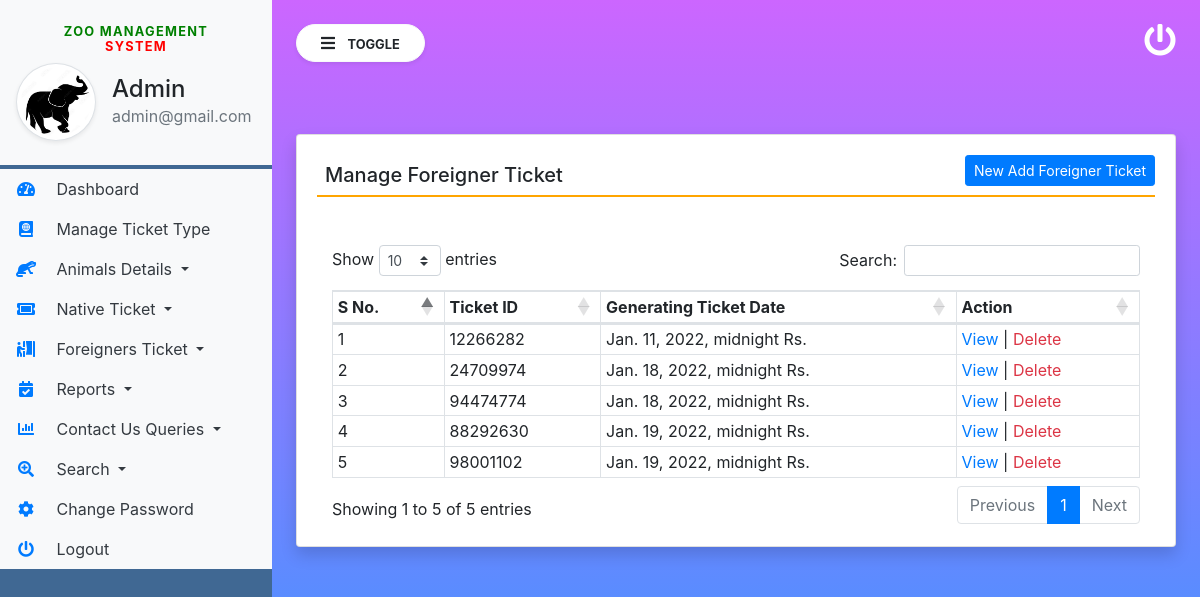
Page /manage_ForTicket (signed in) on the committed database.
### zoo/models.py (models this page shows, shortened)
class Ticforeigner(models.Model):
    TicketID = models.CharField(max_length=100, null=True)
    NoAdult = models.CharField(max_length=50, null=True)
    NoChildren = models.CharField(max_length=50, null=True)
    AdultUnitprice = models.CharField(max_length=100, null=True)
    ChildUnitprice = models.CharField(max_length=100, null=True)
    PostingDate = models.DateTimeField(null=True)

### zoo/views.py (the view)
# urls.py: path('manage_ForTicket', manage_ForTicket, name='manage_ForTicket'),
def manage_ForTicket(request):
    if not request.user.is_authenticated:
        return redirect('admin_login')
    ticketforeig = Ticforeigner.objects.all()
    return render(request, 'manage_ForTicket.html', locals())

### zoo/templates/manage_ForTicket.html
{% extends 'admin_base.html' %}
{% block main  %}
<div class="card shadow mt-5">
    <div class="card-body">
        <a href="{% url 'add_ForTicket' %}" class="btn btn-primary float-right btn-sm">New Add Foreigner Ticket</a>
        <h5 class="p-2" style="border-bottom: 2px solid orange;">Manage Foreigner Ticket</h5>
        <div class="container-fluid mt-5">
            <table class="table table-bordered table-sm" id="example">
                <thead>
                <tr>
                    <th>S No.</th>
                    <th>Ticket ID</th>
                    <th>Generating Ticket Date</th>
                    <th>Action</th>
                </tr>
                </thead>
                <tbody>
                  {% for i in ticketforeig %}
                <tr>
                    <td>{{forloop.counter}}</td>
                    <td>{{i.TicketID}}</td>
                    <td>{{i.PostingDate}} Rs.</td>
                    <td><a href="{% url 'view_ForeTicket' i.id %}" class="text-primary">View</a> |
                        <a href="{% url 'delete_ForeTicket' i.id %}" class="text-danger" onclick="return confirm('Are You Sure?')">Delete</a>
                    </td>
                </tr>
                  {% endfor %}
                </tbody>
            </table>
        </div>
    </div>
</div>
{% endblock %}

### zoo/templates/admin_base.html (shortened to what this page needs)
{% load static %}
<html lang="en">
<head>
    <link rel="stylesheet" href="https://maxcdn.bootstrapcdn.com/bootstrap/4.3.1/css/bootstrap.min.css">
    <link rel="stylesheet" href="https://use.fontawesome.com/releases/v5.6.3/css/all.css"
>
    <link rel="stylesheet" href="https://cdnjs.cloudflare.com/ajax/libs/twitter-bootstrap/4.5.2/css/bootstrap.css">
    <link rel="stylesheet" href="https://cdn.datatables.net/1.11.3/css/dataTables.bootstrap4.min.css">
    <link rel="stylesheet" type="text/css" href="{% static 'css/sidebar.css' %}">
</head>
<body>
<div class="vertical-nav bg-custom" id="sidebar">
    <div class="py-4 px-3 mb-1 bg-light">
        <center><h4 class="font-weight-bold text-uppercase px-3 small dashboard-text"><span style="color: green">Zoo Management</span> <span style="color: red">System</span></h4></center>
        <div class="media d-flex align-items-center">
            <img src="{% static 'images/animal1.png' %}" width="80" height="80"
                 class="mr-3 rounded-circle img-thumbnail shadow-sm">
            <div class="media-body">
                <h4 class="mb-0">Admin</h4>
                <p class="text-muted mb-0">{{request.user.email}}</p>
            </div>
        </div>
    </div>
    <ul class="nav flex-column bg-white">
        <li class="nav-item">
            <a href="{% url 'admin_home' %}" class="nav-link text-dark bg-light">
                <i class="fas fa-tachometer-alt fa-fw mr-3 text-primary"></i>
                Dashboard
            </a>
        </li>
        <li class="nav-item">
            <a href="{% url 'manage_Ticket_Type' %}" class="nav-link text-dark bg-light">
                <i class="fas fa-atlas mr-3 text-primary fa-fw"></i>
                Manage Ticket Type
            </a>
        </li>
        <li class="nav-item dropdown">
            <a class="nav-link dropdown-toggle text-dark bg-light" href="#" data-toggle="dropdown">
                <i class="fas fa-otter mr-3 text-primary fa-fw"></i> Animals Details
            </a>
        </li>
        <li class="nav-item dropdown">
            <a class="nav-link dropdown-toggle text-dark bg-light" href="#" id="navbardrop" data-toggle="dropdown">
                <i class="fas fa-ticket-alt mr-3 text-primary fa-fw"></i> Native Ticket
            </a>
        </li>
        <li class="nav-item dropdown">
            <a class="nav-link dropdown-toggle text-dark bg-light" href="#" data-toggle="dropdown">
                <i class="fas fa-person-booth mr-3 text-primary fa-fw"></i> Foreigners Ticket
            </a>
        </li>
        <li class="nav-item dropdown">
            <a class="nav-link dropdown-toggle text-dark bg-light" href="#" data-toggle="dropdown">
                <i class="fas fa-calendar-check mr-3 text-primary fa-fw"></i> Reports
            </a>
        </li>
        <li class="nav-item dropdown">
            <a class="nav-link dropdown-toggle text-dark bg-light" href="#" data-toggle="dropdown">
                <i class="fas fa-chart-bar mr-3 text-primary fa-fw"></i> Contact Us Queries
            </a>
        </li>
        <li class="nav-item dropdown">
            <a class="nav-link dropdown-toggle text-dark bg-light" href="#" data-toggle="dropdown">
                <i class="fas fa-search-plus mr-3 text-primary fa-fw"></i> Search
            </a>
        </li>
        <li class="nav-item">
            <a href="{% url 'changePassword' %}" class="nav-link text-dark bg-light">
                <i class="fas fa-cog mr-3 text-primary fa-fw"></i>
                Change Password
            </a>
        </li>
        <li class="nav-item">
            <a href="/logout" class="nav-link text-dark bg-light">
                <i class="fas fa-power-off mr-3 text-primary fa-fw"></i>
                Logout
            </a>
        </li>
    </ul>
</div>
<div class="page-content p-4" id="content">
    <a href="/logout" title="logout" class="float-right text-white"><i class="fas fa-power-off fa-2x"></i></a>
    <button id="sidebarCollapse" type="button" class="btn btn-light bg-white rounded-pill shadow-sm px-4 mb-4">
        <i class="fas fa-bars mr-2"></i>
        <small class="text-uppercase font-weight-bold">Toggle</small>
    </button>
    {% block main %}
    {% endblock %}
</div>
</body>
</html>

### zoo/static/css/sidebar.css (style rules this page uses)
body { background: linear-gradient(to bottom, #cc66ff 0%, #3399ff 100%); min-height:100vh; }
.vertical-nav { min-width : 17rem; width : 17rem; height:100vh; position:fixed; top:0; left:0; transition: all 0.4s; }
.page-content { width:calc(100% - 17rem); margin-left:17rem; transition:all 0.4s; }
.dashboard-text { letter-spacing : 0.1em; color : #aaa; }
.bg-custom { background-color: #406893!important; }

### rows in the picture
Ticforeigner: TicketID "12266282", PostingDate "Jan. 11, 2022, midnight"
Ticforeigner: TicketID "24709974", PostingDate "Jan. 18, 2022, midnight"
Ticforeigner: TicketID "94474774", PostingDate "Jan. 18, 2022, midnight"
Ticforeigner: TicketID "88292630", PostingDate "Jan. 19, 2022, midnight"
Ticforeigner: TicketID "98001102", PostingDate "Jan. 19, 2022, midnight"

### other values in the picture
{{ request.user.email }} "admin@gmail.com"
